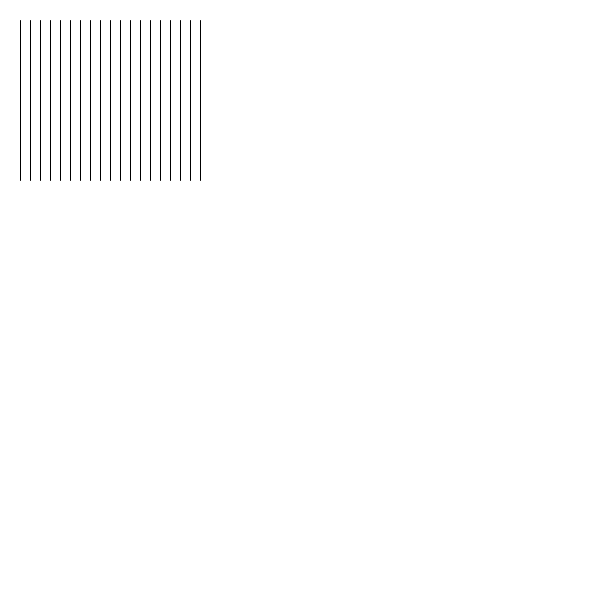
Frame 1 (no input)
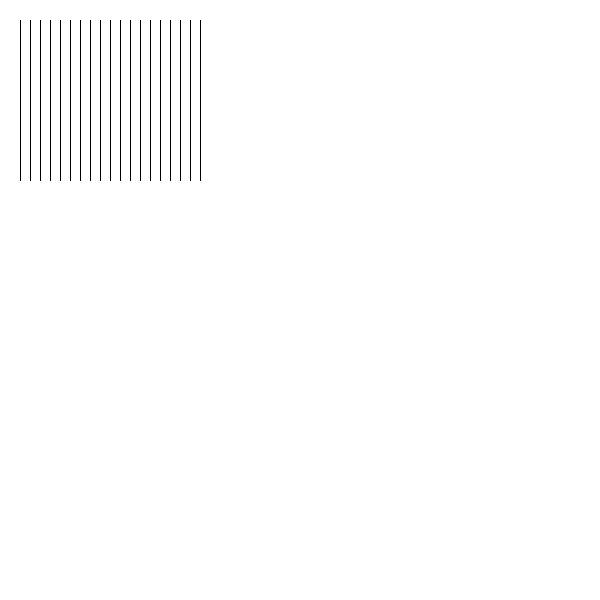
Frame 60 (the mouse pressed at the canvas centre just before this capture)
Frame 120 (the mouse held since frame 60 and released just before this capture): identical to frame 60, image omitted

The Processing sketch that drew these frames (run headless with seeded random() and noise(); from frame 60 on, the mouse is pressed at the canvas centre):

// Processing sketch: changeToForLoop_1
// ── changeToForLoop_1.pde
//第一阶段：手动画每条线，低效，参数难改动

void setup() {
  size(600, 600);
  background(255);
}

void draw() {
   line(20, 20, 20, 180);
   line(30, 20, 30, 180);
   line(40, 20, 40, 180);
   line(50, 20, 50, 180);
   line(60, 20, 60, 180);
   line(70, 20, 70, 180);
   line(80, 20, 80, 180);
   line(90, 20, 90, 180);
   line(100, 20, 100, 180);
   line(110, 20, 110, 180);
   line(120, 20, 120, 180);
   line(130, 20, 130, 180);
   line(140, 20, 140, 180);
   line(150, 20, 150, 180);
   line(160, 20, 160, 180);
   line(170, 20, 170, 180);
   line(180, 20, 180, 180);
   line(190, 20, 190, 180);
   line(200, 20, 200, 180);
}
